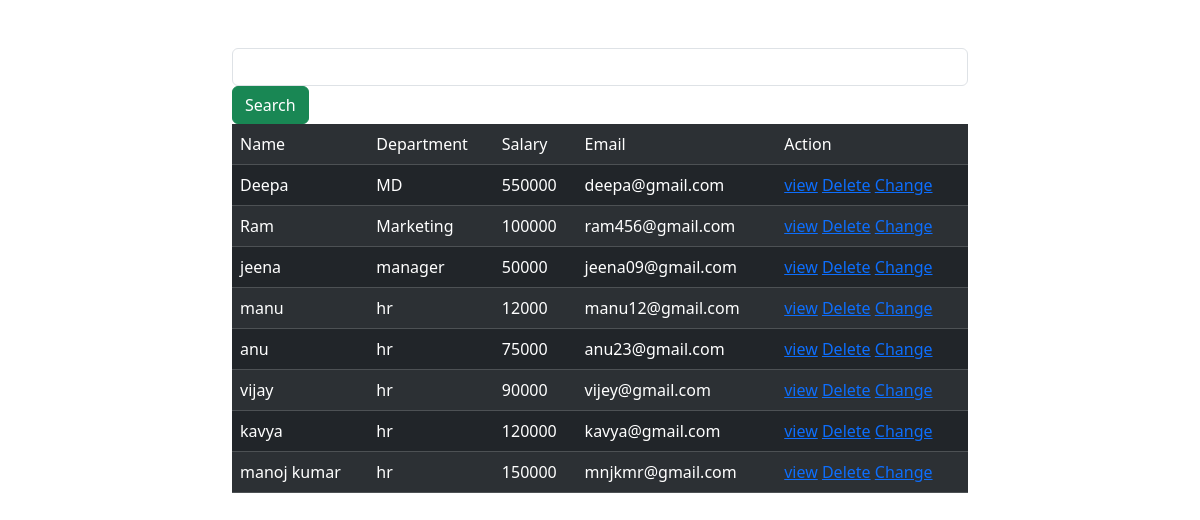
The app's page /employee/all with its own data.
### crm/models.py (models this page shows, shortened)
class Employees(models.Model):
    name=models.CharField(max_length=200)
    department=models.CharField(max_length=200)
    salary=models.PositiveIntegerField()
    email=models.EmailField(unique=True)
    age=models.PositiveIntegerField()
    contact=models.CharField(max_length=200,null=True)

### crm/views.py (the view, shortened to what this page needs)
# urls.py: path("employee/all",views.EmployeeListView.as_view(),name="emp-all"),
class EmployeeListView(View):
    def get(self,request,*args,**kwargs):
      qs=Employees.objects.all()
      return render(request,"emp_list.html",{"data":qs})

### crm/templates/emp_list.html (shortened to what this page needs)
<!DOCTYPE html>
<html lang="en">
<head>
    <link href="https://cdn.jsdelivr.net/npm/bootstrap@5.3.2/dist/css/bootstrap.min.css" rel="stylesheet">
</head>
<body>
      <div class="container mt-5">
        <div class="row">
          <div class="col-2"></div>
          <div class="col-8">
            <form action=""method="post">
              <input type="text" name="box"class="form-control me-2">
              <button type="submit" class="btn btn-success">Search</button>
            </form>
          </div>
        </div>
      </div>
   <div class="container">
    <div class="row">
    <div class="col-2"></div>
    <div class="col-8">
        <table class="table table-dark table-striped">
          <tr>
            <td>Name</td>
            <td>Department</td>
            <td>Salary</td>
            <td>Email</td>
            <td>Action</td>
          </tr>
          {%for emp in data%}
          <tr>
            <td>{{emp.name}}</td>
            <td>{{emp.department}}</td>
            <td>{{emp.salary}}</td>
            <td>{{emp.email}}</td>
            <td>
            <a href="{%url 'emp-detail' emp.id%}">view</a>
            <a href="{%url 'emp-delete' emp.id%}">Delete</a>
            <a href="{%url 'emp-edit' emp.id%}">Change</a>
            </td>
          </tr>
          {%endfor%}
        </table>
    </div>
    </div>
   </div>
</body>
</html>

### records on screen
Employees: name "Deepa", department "MD", salary "550000", email "deepa@gmail.com"
Employees: name "Ram", department "Marketing", salary "100000", email "ram456@gmail.com"
Employees: name "jeena", department "manager", salary "50000", email "jeena09@gmail.com"
Employees: name "manu", department "hr", salary "12000", email "manu12@gmail.com"
Employees: name "anu", department "hr", salary "75000", email "anu23@gmail.com"
Employees: name "vijay", department "hr", salary "90000", email "vijey@gmail.com"
Employees: name "kavya", department "hr", salary "120000", email "kavya@gmail.com"
Employees: name "manoj kumar", department "hr", salary "150000", email "mnjkmr@gmail.com"
